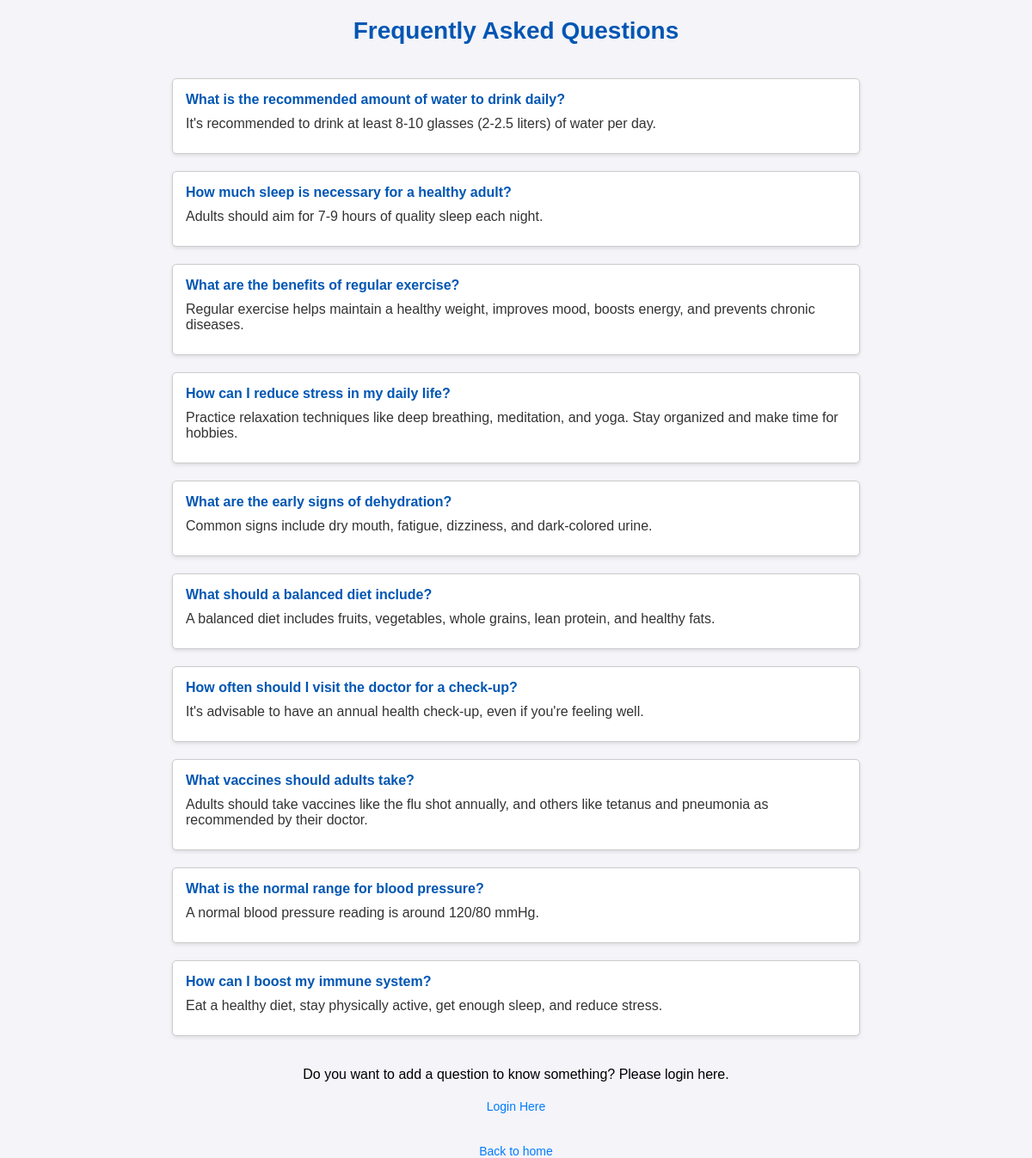
Screenshot of /controller/faq.php with the database file from the repository.
### tables this page shows
CREATE TABLE faq (
    id INT AUTO_INCREMENT PRIMARY KEY,
    question VARCHAR(255) NOT NULL,
    answer TEXT NOT NULL
);

### controller/faq.php (the view, shortened to what this page needs)
<?php
include_once "db.php";
if (!isset($_SESSION['role'])) {
    $logged_in = false;
} else {
    $logged_in = true;
    $role = $_SESSION['role'];
}
$sql = "SELECT * FROM faq";
$result = $conn->query($sql);
?>
<!DOCTYPE html>
<html lang="en">
<head>
</head>
<body>
    <h1>Frequently Asked Questions</h1>
    <div id="faq-container">
        <?php
        if ($result->num_rows > 0) {
            while ($row = $result->fetch_assoc()) {
                echo '<div class="faq">';
                echo '<div class="question">' . htmlspecialchars($row["question"]) . '</div>';
                echo '<div class="answer">' . (!empty($row["answer"]) ? htmlspecialchars($row["answer"]) : '<i>Unanswered</i>') . '</div>';
                echo '</div>';
            }
        } else {
            echo "<p>No FAQs found.</p>";
        }
        ?>
    </div>
    <?php if ($logged_in && isset($role) && $role === 'patient') { ?>
    <div class="add-question-container">
        <h2>Add a Question</h2>
        <form action="addques.php" method="post">
            <textarea name="question" rows="3" cols="50" placeholder="Type your question here..." required></textarea><br>
            <button type="submit">Submit</button>
        </form>
    </div>
    <?php } else if (!$logged_in) { ?>
        <p>Do you want to add a question to know something? Please login here. <a href="../view/login.html">Login Here</a></p>
    <?php } ?>
    <a href="../view/index1.html">Back to home</a>
</body>
</html>

### controller/faq.php (style rules this page uses)
body { font-family: Arial, sans-serif; margin: 0; padding: 0; background-color: #f4f4f9; display: flex; flex-direction: column; align-items: center; }
h1 { color: #0056b3; text-align: center; margin-top: 20px; font-size: 28px; }
#faq-container { width: 80%; max-width: 800px; margin-top: 20px; }
.faq { margin-bottom: 20px; padding: 15px; border: 1px solid #ccc; background-color: #fff; border-radius: 5px; box-shadow: 0 2px 4px rgba(0, 0, 0, 0.1); }
.question { font-weight: bold; color: #0056b3; margin-bottom: 10px; }
.answer { color: #333; margin-top: 5px; margin-bottom: 10px; }
a { text-decoration: none; color: #007BFF; font-size: 14px; margin-top: 20px; display: block; text-align: center; }

### rows the page displays
faq: question "What is the recommended amount of water to drink daily?", answer "It's recommended to drink at least 8-10 glasses (2-2.5 liters) of water per day."
faq: question "How much sleep is necessary for a healthy adult?", answer "Adults should aim for 7-9 hours of quality sleep each night."
faq: question "What are the benefits of regular exercise?", answer "Regular exercise helps maintain a healthy weight, improves mood, boosts energy, and prevents chronic diseases."
faq: question "How can I reduce stress in my daily life?", answer "Practice relaxation techniques like deep breathing, meditation, and yoga. Stay organized and make time for hobbies."
faq: question "What are the early signs of dehydration?", answer "Common signs include dry mouth, fatigue, dizziness, and dark-colored urine."
faq: question "What should a balanced diet include?", answer "A balanced diet includes fruits, vegetables, whole grains, lean protein, and healthy fats."
faq: question "How often should I visit the doctor for a check-up?", answer "It's advisable to have an annual health check-up, even if you're feeling well."
faq: question "What vaccines should adults take?", answer "Adults should take vaccines like the flu shot annually, and others like tetanus and pneumonia as recommended by their doctor."
faq: question "What is the normal range for blood pressure?", answer "A normal blood pressure reading is around 120/80 mmHg."
faq: question "How can I boost my immune system?", answer "Eat a healthy diet, stay physically active, get enough sleep, and reduce stress."
